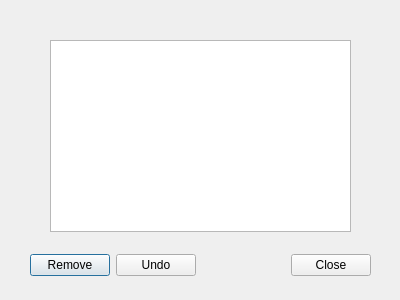
<?xml version="1.0" encoding="UTF-8"?>
<ui version="4.0">
 <class>RemoveCategoryDialog</class>
 <widget class="QDialog" name="RemoveCategoryDialog">
  <property name="geometry">
   <rect>
    <x>0</x>
    <y>0</y>
    <width>400</width>
    <height>300</height>
   </rect>
  </property>
  <property name="windowTitle">
   <string>Dialog</string>
  </property>
  <widget class="QListView" name="uCategoryListView">
   <property name="geometry">
    <rect>
     <x>50</x>
     <y>40</y>
     <width>301</width>
     <height>192</height>
    </rect>
   </property>
  </widget>
  <widget class="QWidget" name="layoutWidget">
   <property name="geometry">
    <rect>
     <x>30</x>
     <y>240</y>
     <width>341</width>
     <height>51</height>
    </rect>
   </property>
   <layout class="QHBoxLayout" name="horizontalLayout">
    <item>
     <widget class="QPushButton" name="uRemoveButton">
      <property name="text">
       <string>Remove</string>
      </property>
     </widget>
    </item>
    <item>
     <widget class="QPushButton" name="uUndoButton">
      <property name="text">
       <string>Undo</string>
      </property>
     </widget>
    </item>
    <item>
     <widget class="QDialogButtonBox" name="uButtonBox">
      <property name="orientation">
       <enum>Qt::Horizontal</enum>
      </property>
      <property name="standardButtons">
       <set>QDialogButtonBox::Close</set>
      </property>
     </widget>
    </item>
   </layout>
  </widget>
 </widget>
 <resources/>
 <connections>
  <connection>
   <sender>uButtonBox</sender>
   <signal>accepted()</signal>
   <receiver>RemoveCategoryDialog</receiver>
   <slot>accept()</slot>
   <hints>
    <hint type="sourcelabel">
     <x>248</x>
     <y>254</y>
    </hint>
    <hint type="destinationlabel">
     <x>157</x>
     <y>274</y>
    </hint>
   </hints>
  </connection>
  <connection>
   <sender>uButtonBox</sender>
   <signal>rejected()</signal>
   <receiver>RemoveCategoryDialog</receiver>
   <slot>reject()</slot>
   <hints>
    <hint type="sourcelabel">
     <x>316</x>
     <y>260</y>
    </hint>
    <hint type="destinationlabel">
     <x>286</x>
     <y>274</y>
    </hint>
   </hints>
  </connection>
 </connections>
</ui>
